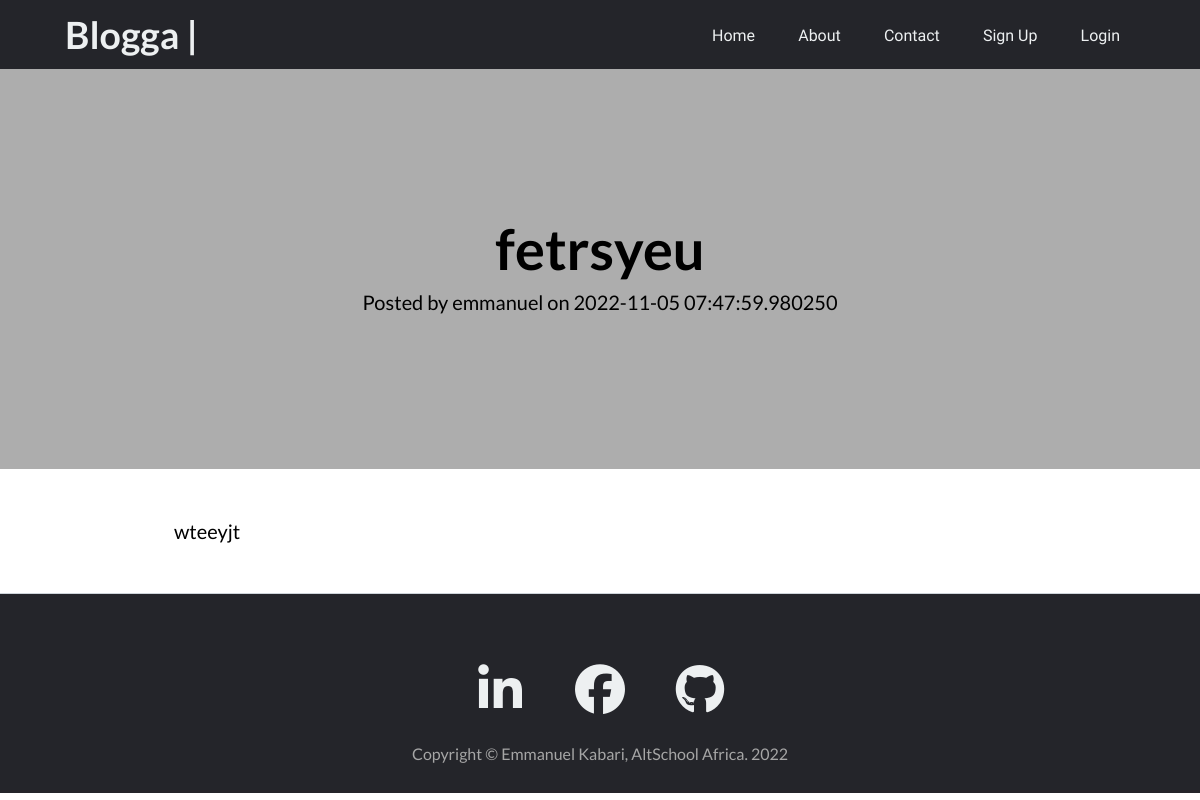
Before: /blogposts/post/1 with the older database file.
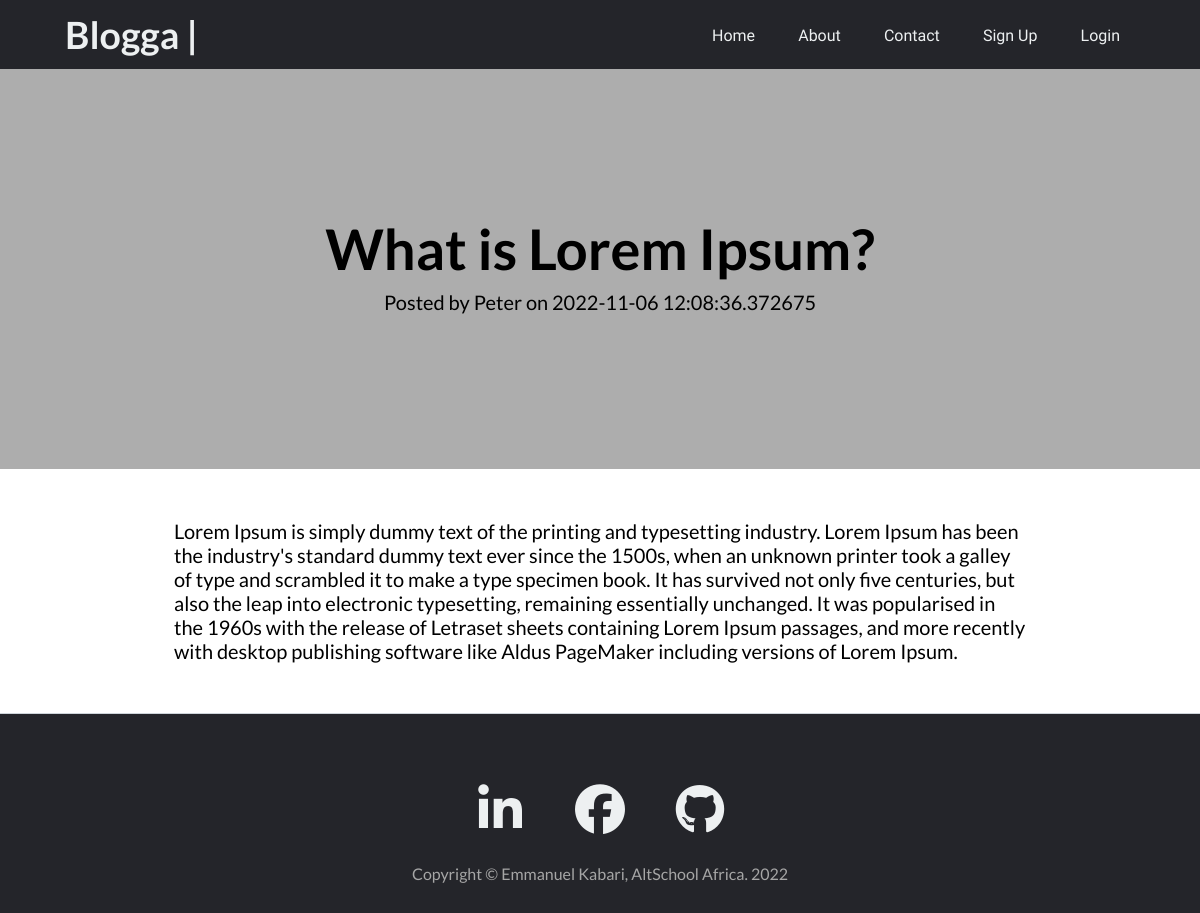
After: the same page with the newer database file.
### app.py (models this page shows, shortened)
class BlogPost(db.Model):
    __tablename__ = 'blog_post'
    id = db.Column(db.Integer(), primary_key=True)
    caption = db.Column(db.String(), nullable=False)
    content = db.Column(db.String(), nullable=False)
    owner_id = db.Column(db.Integer(), db.ForeignKey(
        'users.id'), nullable=False)
    date_created = db.Column(db.DateTime(), default=datetime.utcnow)

class User(db.Model, UserMixin):
    __tablename__ = 'users'
    id = db.Column(db.Integer(), primary_key=True)
    firstname = db.Column(db.String(), nullable=False, unique=False)
    lastname = db.Column(db.String(), nullable=False, unique=False)
    username = db.Column(db.String(50), nullable=False, unique=True)
    email = db.Column(db.String(60), nullable=False, unique=True)
    password_hash = db.Column(db.Text(), nullable=False)
    posts = db.relationship('BlogPost', backref='owner')

### app.py (the view)
@app.route('/blogposts/post/<int:id>', methods=['GET', 'POST'])
def view_post(id):
    post = BlogPost.query.get_or_404(id)
    return render_template('post.html', post=post)

### templates/post.html (shortened to what this page needs)
{% extends 'base.html' %}
{% block content %}
<div class="post-hero">
    <div class="post-container position-relative px-4 px-lg-5">
        <div class="row gx-4 gx-lg-5 justify-content-center">
            <div class="col">
                <div class="post-heading">
                    <h1>{{post.caption}}</h1>
                    <span class="meta">
                        Posted by
                        {{ post.owner.username }}
                        on {{post.date_created}}
                    </span>
                </div>
            </div>
        </div>
    </div>
</div>
<article class="article-section">
    <div class="article-container">
        <div class="article-row">
            <div class="article-content">
                <p>{{post.content}}</p>
            </div>
        </div>
    </div>
</article>
{% endblock %}

### templates/base.html (shortened to what this page needs)
<!DOCTYPE html>
<html lang="en">
<head>
    <link rel="stylesheet" href="{{url_for('static', filename='css/style.css')}}">
</head>
<body>
    <header>
        {% if current_user.is_authenticated %}
            <a class="logo" href="{{url_for('home')}}">
                <h2>Blogga &#124;</h2>
                <p>Hello {{current_user.username}}</p>
            </a>
        {% else %}
            <a class="logo" href="{{url_for('home')}}">
                <h2>Blogga &#124;</h2>
            </a>
        {% endif %}
        <nav>
            <ul class="nav_links">
                {% if current_user.is_authenticated %}
                <li><a href="{{ url_for('home') }}">Home</a></li>
                <li><a href="{{ url_for('create_post') }}">Create Post</a></li>
                <li><a href="{{ url_for('about') }}">About</a></li>
                <li><a href="{{ url_for('contact') }}">Contact</a></li>
                <li><a href="{{ url_for('logout') }}">Log Out</a></li>
                {% else %}
                <li><a href="{{ url_for('home') }}">Home</a></li>
                <li><a href="{{ url_for('about') }}">About</a></li>
                <li><a href="{{ url_for('contact') }}">Contact</a></li>
                <li><a href="{{ url_for('register') }}">Sign Up</a></li>
                <li><a href="{{ url_for('login') }}">Login</a></li>
                {% endif %}
            </ul>
        </nav>
    </header>
    <main>
        {% block content %}
        {% endblock %}
    </main>
    <footer class="footer-border-top">
        <div class="footer-container">
            <div class="row footer-row">
                <div class="col-md-10 col-lg-8 col-xl-7">
                    <ul class="footer-list-inline">
                        <li class="footer-list-inline-item">
                            <a href="https://www.linkedin.com/in/kabari-emmanuel/" target="_blank">
                                <span class="fa-stack fa-lg">
                                    <i class="fab fa-linkedin-in"></i>
                                </span>
                            </a>
                        </li>
                        <li class="footer-list-inline-item">
                            <a href="https://www.facebook.com/emmanuel.kabari.56/" target="_blank">
                                <span class="fa-stack fa-lg">
                                    <i class="fab fa-facebook"></i>
                                </span>
                            </a>
                        </li>
                        <li class="footer-list-inline-item">
                            <a href="https://github.com/Kabari" target="_blank">
                                <span class="fa-stack fa-lg">
                                    <i class="fab fa-github"></i>
                                </span>
                            </a>
                        </li>
                    </ul>
                    <div class="small">Copyright &copy; Emmanuel Kabari, AltSchool Africa. 2022</div>
                </div>
            </div>
        </div>
    </footer>
</body>
</html>

### static/css/style.css (style rules this page uses)
* { margin: 0; padding: 0; box-sizing: border-box; font-family: 'Lato'; }
li, a { font-family: 'Raleway', sans-serif; font-weight: 500; font-size: 16px; color: #edf0f1; text-decoration: none; }
header { display: flex; justify-content: space-between; align-items: center; padding: 5px 5%; background-color: #24252A; }
.logo { display: flex; padding: 7px 5px; text-align: center; font-size: 25px; cursor: pointer; }
.nav_links { list-style: none; }
.nav_links li { display: inline-block; padding: 0px 20px; }
.nav_links li a { transition: all 0.3s ease; }
.row { display: flex; margin-bottom: 10px; flex-wrap: wrap; }
.post-hero { min-height: 50vh; display: flex; justify-content: center; align-items: center; margin: auto; background-color: #adadad; }
.post-container { display: flex; text-align: center; width: 900px; }
.col { margin: auto; }
.post-heading { width: 900px; justify-content: center; align-items: center; word-wrap: break-word; }
.post-heading h1 { margin: 0 0 8px; font-size: 56px; word-wrap: break-word; }
.post-heading .meta { font-size: 20px; margin: 0px 0px 8px; }
.article-section { width: 900px; display: flex; justify-content: center; margin: auto; }
.article-container { width: 900px; word-wrap: break-word; font-size: 20px; }
.article-row { padding: 0px 24px; }
.article-content { margin: 50px 0px; }
.row { display: flex; flex-wrap: wrap; }
.footer-border-top { border-top: 1px solid #ced4da; margin: auto; width: 100%; height: 200px; background: #24252A; }
.footer-row { justify-content: center; }
.footer-container { margin: 50px auto; }
.footer-list-inline { display: flex; justify-content: center; }
.footer-list-inline-item { display: flex; width: 70px; height: 80px; justify-content: center; align-items: center; list-style: none; margin: auto 15px; font-size: 50px; text-align: center; }
.small { margin: 20px auto; text-align: center; color: #a6a6a6; }
i { font-size: 50px; }

Changed rows visible on the page:
no longer on this page (row edited): User: owner.username "emmanuel"
changed BlogPost: caption "fetrsyeu" → "What is Lorem Ipsum?"; date_created "2022-11-05 07:47:59.980250" → "2022-11-06 12:08:36.372675"; content "wteeyjt" → "Lorem Ipsum is simply dummy text of the printing and typesetting industry. Lorem Ipsum has been the industry's standard dummy text ever since the 1500s, when an unknown printer took a galley of type and scrambled it to make a type specimen book. It has survived not only five centuries, but also the leap into electronic typesetting, remaining essentially unchanged. It was popularised in the 1960s with the release of Letraset sheets containing Lorem Ipsum passages, and more recently with desktop publishing software like Aldus PageMaker including versions of Lorem Ipsum."
added User: owner.username "Peter"
